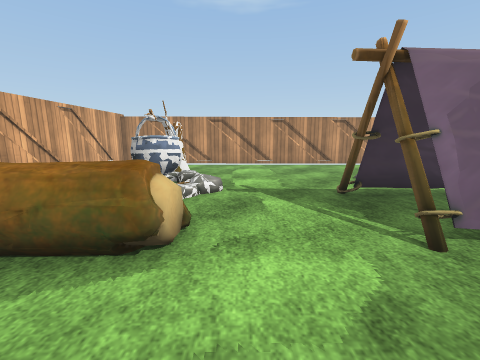
View 1 (above)

16 first-person views from a walk through a 3-D level made in the Unity game engine. The camera is 1.3 m above the floor, tilts 10° down and sees 90° across. The floor is counted in squares, 0.87 m on a side. Each view is taken from the middle of a square. On the plan, view 1 faces up. The plan holds only what a view shows up to about 13 squares ahead; the rest is blank. The player character is not drawn. Some surface patterns are stand-ins.

View 2
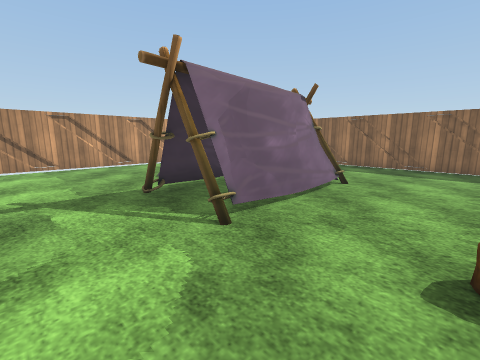

View 3
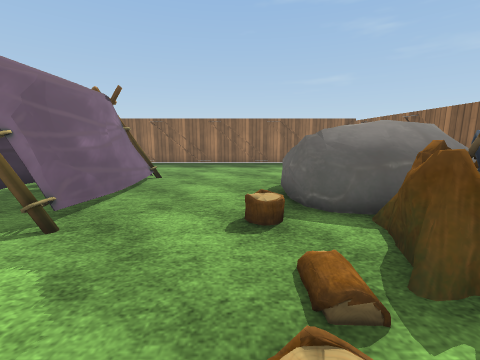

View 4
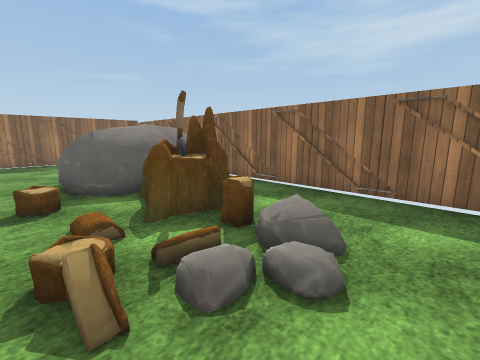

View 5
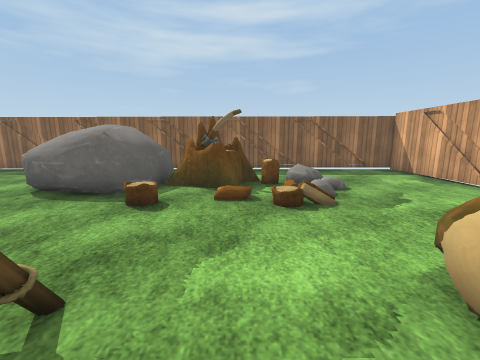

View 6
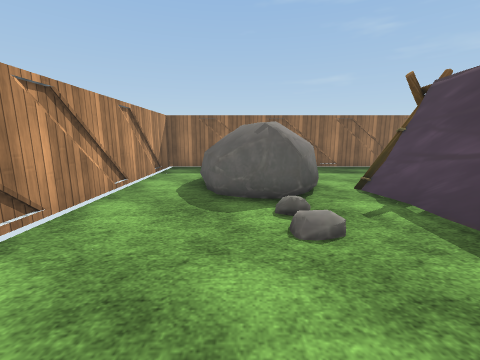

View 7
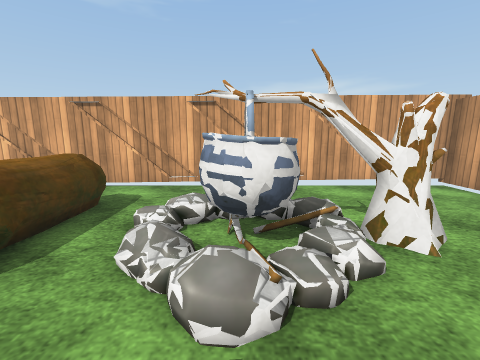

View 8
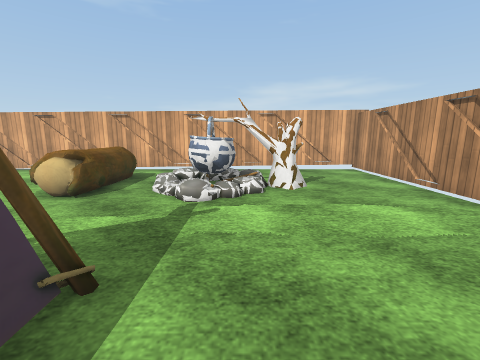

View 9
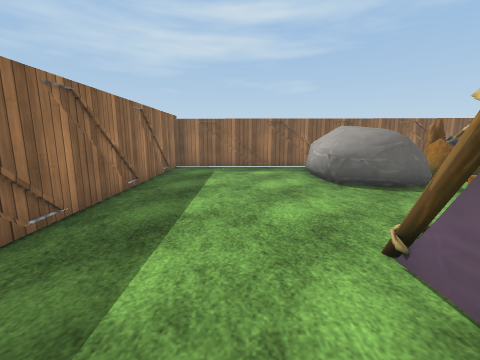

View 10
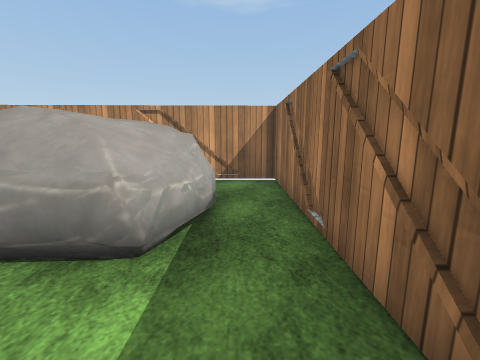

View 11
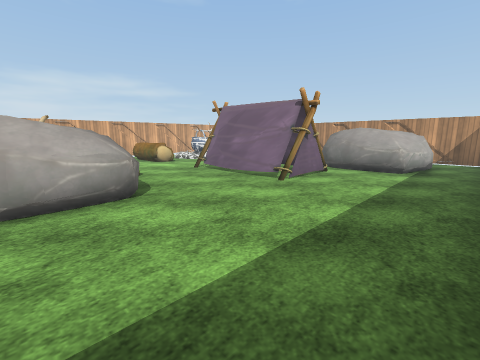

View 12
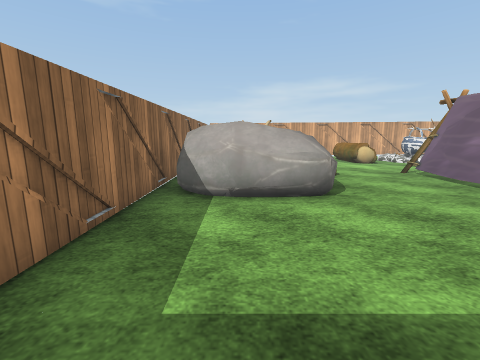

View 13
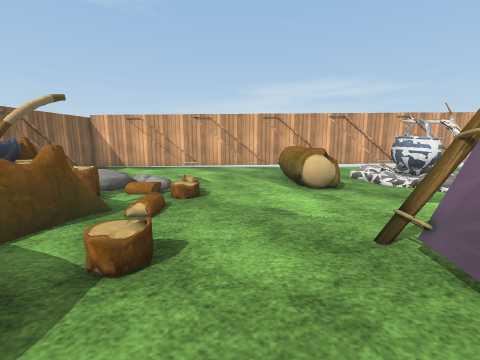

View 14
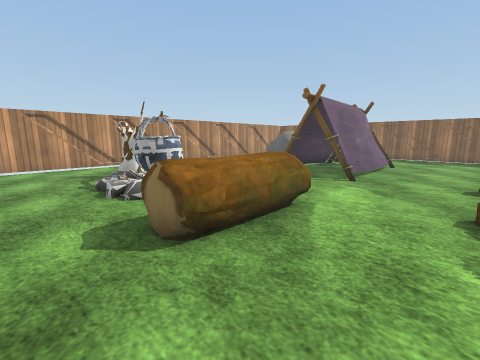

View 15
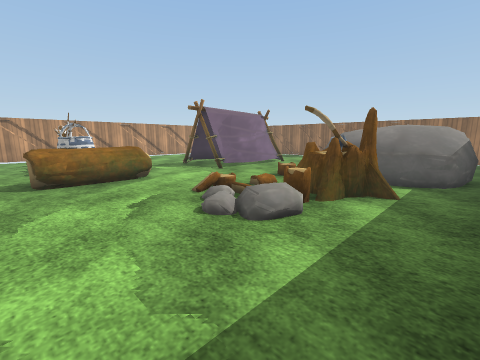

View 16
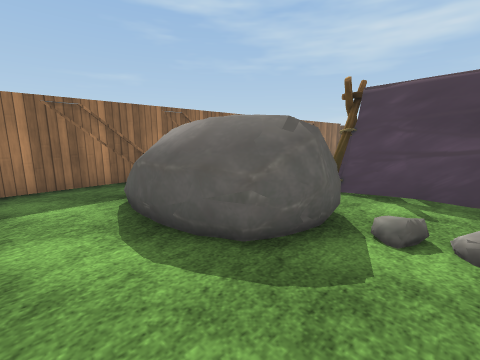

### Floor plan
Key: @ floor where view 1 was taken; # wall or solid block; . main floor; : floor 0.25 m higher than the main floor; / step, stairs or slope; O other object.
Columns run from 7 left of view 1 to 14 right of it. Each row starts with its distance up from view 1.
 14 ######################
 13 #....................#
 12 #....................#
 11 #..............OOOO..#
 10 #....O........OOOOO..#
  9 #...OO......//OOOOO..#
  8 #..:OO......../OOOO..#
  7 #../OOO..............#
  6 #..////...OOOOOO.....#
  5 #.../.....OOOOOO.....#
  4 #..OOOO...OOOOOO.....#
  3 #..OOOO...O.OOO......#
  2 #....................#
  1 #....................#
  0 #......@.............#
 -1 ##....///...OO.......#
 -2  #...//.OO.OOOO......#
 -3  #.../OOOOOOOOO......#
 -4  #.......O.OOOO......#
 -5  #.........OOOO......#
 -6  #..........OO.......#
 -7  #####################

Positions as (right, up) in squares from view 1, and headings:
1: (0, 0), facing up
2: (0, 0), facing up-right
3: (-1, 0), facing right
4: (-3, 0), facing down-right
5: (1, 5), facing down
6: (1, 10), facing right
7: (1, 7), facing left
8: (5, 8), facing left
9: (10, 6), facing down
10: (12, 5), facing up
11: (13, -4), facing up-left
12: (13, -4), facing left
13: (6, 1), facing left
14: (-6, 0), facing up-right
15: (-5, -6), facing up-right
16: (5, 13), facing down-right
